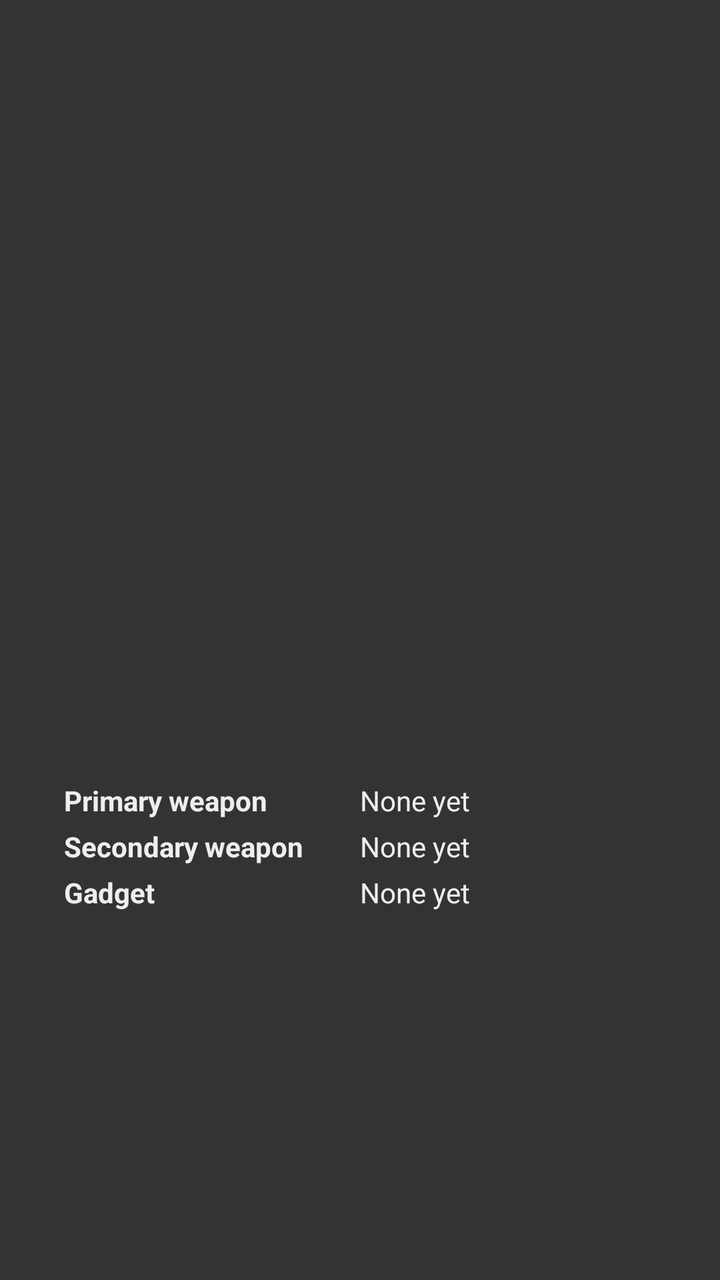
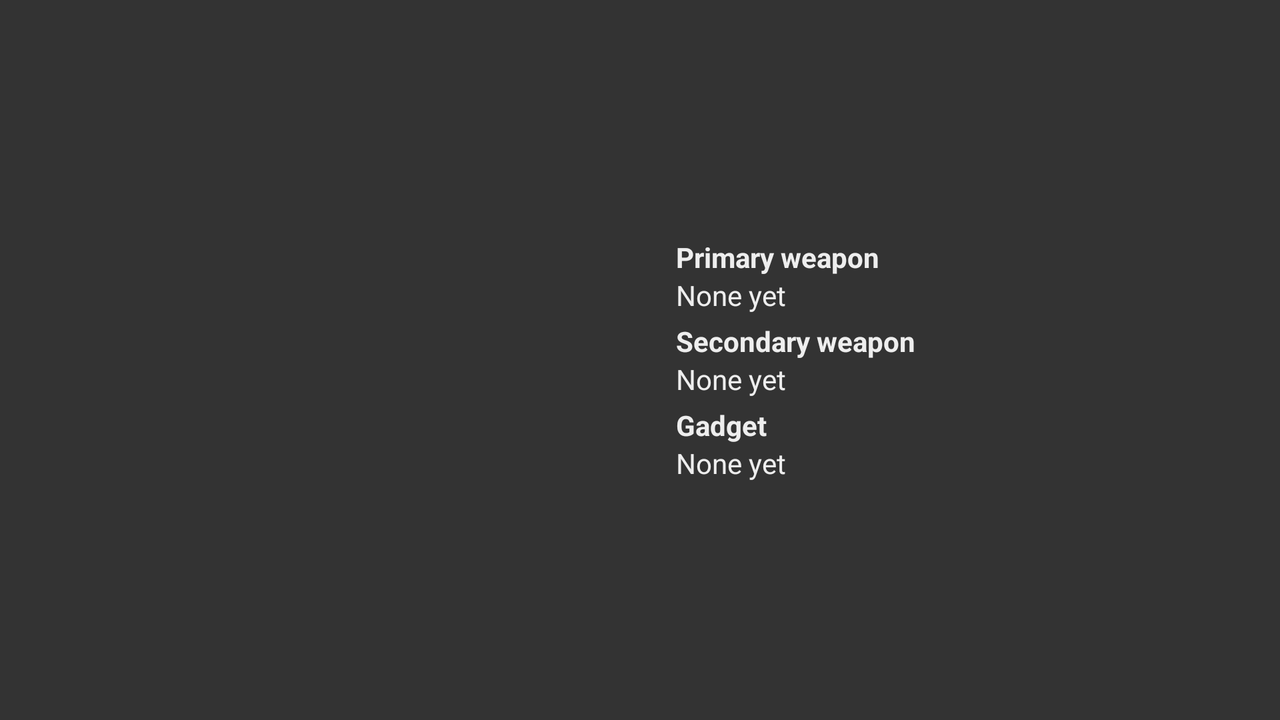

First picture: res/layout/ on a phone held upright. Second picture: the repository's own variant of that layout, on a device whose configuration matches the variant's folder. Source for both follows.
<!-- AndroidManifest.xml: application theme R6 -->
<!-- res/layout/fragment_operator.xml -->
<?xml version="1.0" encoding="utf-8"?>
<LinearLayout xmlns:android="http://schemas.android.com/apk/res/android"
    android:layout_width="match_parent"
    android:layout_height="match_parent"
    android:orientation="vertical"
    android:gravity="center"
    android:padding="8dp">

    <ImageView
        android:id="@+id/randomop_img"
        android:layout_width="128dp"
        android:layout_height="128dp"
        android:layout_margin="6dp" />

    <TextView
        android:id="@+id/randomop_name"
        android:layout_width="wrap_content"
        android:layout_height="wrap_content"
        android:textSize="24sp"
        android:textStyle="bold" />

    <TextView
        android:id="@+id/randomop_ctu"
        android:layout_width="wrap_content"
        android:layout_height="wrap_content"
        android:textSize="12sp"
        android:textAlignment="center"
        android:lines="2" />

    <LinearLayout
        android:layout_width="match_parent"
        android:layout_height="wrap_content"
        android:layout_marginTop="4dp"
        android:orientation="horizontal"
        android:layout_marginLeft="24dp"
        android:layout_marginRight="24dp">

        <TextView
            android:layout_width="match_parent"
            android:layout_height="wrap_content"
            android:text="@string/randomop_lbl_weapon1"
            android:textSize="14sp"
            android:textStyle="bold"
            android:layout_weight="1" />

        <TextView
            android:id="@+id/randomop_weapon1"
            android:layout_width="match_parent"
            android:layout_height="wrap_content"
            android:text="@string/randomrecruit_none"
            android:textSize="14sp"
            android:layout_weight="1" />

    </LinearLayout>

    <LinearLayout
        android:layout_width="match_parent"
        android:layout_height="wrap_content"
        android:layout_marginTop="4dp"
        android:orientation="horizontal"
        android:layout_marginLeft="24dp"
        android:layout_marginRight="24dp">

        <TextView
            android:layout_width="match_parent"
            android:layout_height="wrap_content"
            android:text="@string/randomop_lbl_weapon2"
            android:textSize="14sp"
            android:textStyle="bold"
            android:layout_weight="1" />

        <TextView
            android:id="@+id/randomop_weapon2"
            android:layout_width="match_parent"
            android:layout_height="wrap_content"
            android:text="@string/randomrecruit_none"
            android:textSize="14sp"
            android:layout_weight="1" />

    </LinearLayout>

    <LinearLayout
        android:layout_width="match_parent"
        android:layout_height="wrap_content"
        android:layout_marginTop="4dp"
        android:orientation="horizontal"
        android:layout_marginLeft="24dp"
        android:layout_marginRight="24dp">

        <TextView
            android:layout_width="match_parent"
            android:layout_height="wrap_content"
            android:text="@string/randomop_lbl_gadget"
            android:textSize="14sp"
            android:textStyle="bold"
            android:layout_weight="1" />

        <TextView
            android:id="@+id/randomop_gadget"
            android:layout_width="match_parent"
            android:layout_height="wrap_content"
            android:text="@string/randomrecruit_none"
            android:textSize="14sp"
            android:layout_weight="1" />

    </LinearLayout>

</LinearLayout>
<!-- resources referenced by this layout -->
<resources>
  <string name="randomop_lbl_gadget">Gadget</string>
  <string name="randomop_lbl_weapon1">Primary weapon</string>
  <string name="randomop_lbl_weapon2">Secondary weapon</string>
  <string name="randomrecruit_none">None yet</string>
  <style name="R6" parent="Theme.AppCompat.DayNight.NoActionBar">
          
          <item name="colorPrimary">@color/colorPrimary</item>
          <item name="colorPrimaryDark">@color/colorPrimaryDark</item>
          <item name="colorAccent">@color/colorAccent</item>
          <item name="android:windowBackground">@color/colorBackground</item>
          <item name="android:textColor">@color/colorForeground</item>
          <item name="android:popupBackground">@color/colorPrimary</item>
      </style>
  <color name="colorPrimary">#222222</color>
  <color name="colorPrimaryDark">#111111</color>
  <color name="colorAccent">#007FFF</color>
  <color name="colorBackground">#333333</color>
  <color name="colorForeground">#EEEEEE</color>
</resources>
<!-- res/layout-land/fragment_operator.xml (the author's variant of the layout above) -->
<!-- drawn on the phone turned sideways -->
<?xml version="1.0" encoding="utf-8"?>
<LinearLayout xmlns:android="http://schemas.android.com/apk/res/android"
    android:layout_width="match_parent"
    android:layout_height="match_parent"
    android:orientation="horizontal"
    android:gravity="center"
    android:padding="8dp">

    <LinearLayout
        android:layout_width="0dp"
        android:layout_height="match_parent"
        android:layout_weight="1"
        android:gravity="center"
        android:orientation="vertical">

        <ImageView
            android:id="@+id/randomop_img"
            android:layout_width="96dp"
            android:layout_height="96dp"
            android:layout_margin="3dp" />

        <TextView
            android:id="@+id/randomop_name"
            android:layout_width="wrap_content"
            android:layout_height="wrap_content"
            android:textSize="24sp"
            android:textStyle="bold" />

        <TextView
            android:id="@+id/randomop_ctu"
            android:layout_width="wrap_content"
            android:layout_height="wrap_content"
            android:textSize="12sp"
            android:textAlignment="center"
            android:lines="2" />

    </LinearLayout>

    <LinearLayout
        android:layout_width="0dp"
        android:layout_height="match_parent"
        android:layout_weight="1"
        android:gravity="start|center_vertical"
        android:paddingStart="18dp"
        android:orientation="vertical">

        <TextView
            android:layout_width="wrap_content"
            android:layout_height="wrap_content"
            android:text="@string/randomop_lbl_weapon1"
            android:textSize="14sp"
            android:textStyle="bold" />

        <TextView
            android:id="@+id/randomop_weapon1"
            android:layout_width="wrap_content"
            android:layout_height="wrap_content"
            android:text="@string/randomrecruit_none"
            android:textSize="14sp" />

        <TextView
            android:layout_width="wrap_content"
            android:layout_height="wrap_content"
            android:text="@string/randomop_lbl_weapon2"
            android:textSize="14sp"
            android:textStyle="bold"
            android:layout_marginTop="4dp" />

        <TextView
            android:id="@+id/randomop_weapon2"
            android:layout_width="wrap_content"
            android:layout_height="wrap_content"
            android:text="@string/randomrecruit_none"
            android:textSize="14sp" />

        <TextView
            android:layout_width="wrap_content"
            android:layout_height="wrap_content"
            android:text="@string/randomop_lbl_gadget"
            android:textSize="14sp"
            android:textStyle="bold"
            android:layout_marginTop="4dp" />

        <TextView
            android:id="@+id/randomop_gadget"
            android:layout_width="wrap_content"
            android:layout_height="wrap_content"
            android:text="@string/randomrecruit_none"
            android:textSize="14sp" />

    </LinearLayout>

</LinearLayout>
